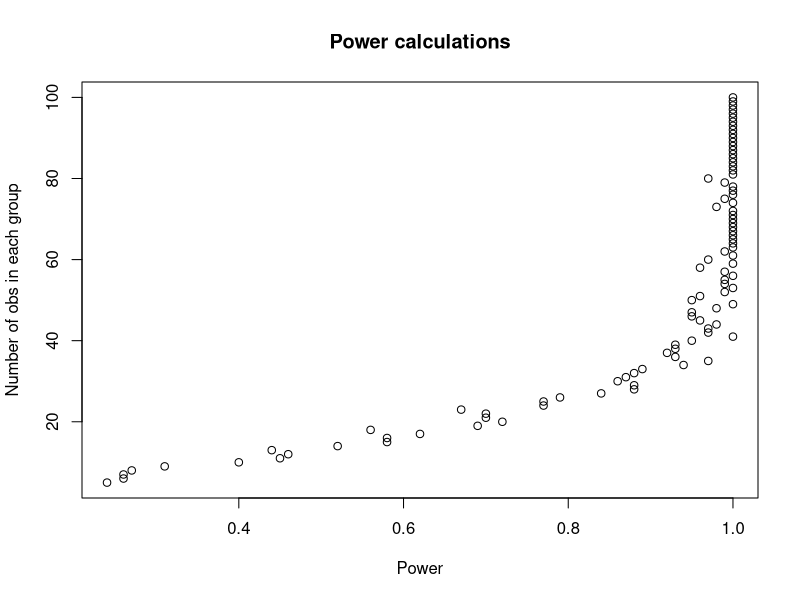

Recreate this plot in R. (Note: a time limit stopped this script after it produced the figure.)
###########################################
#### Simulation based power calculations 
###########################################


# Updated power calculation function using OLS model
set.seed(23658)

power <- function(rep, esize, N) {
  pv <- rep(NA, rep)  # Initialize p-values storage
  for (i in 1:rep) {
    # Generate the data
    mydata <- data.frame(samegroup = rep(c(TRUE, FALSE), each = N / 2))
    # Add normally distributed errors with sigma = 0.2
    mydata$given <- 4.6 + mydata$samegroup * esize + rnorm(N, mean = 0, sd = 1)
    
    # Fit the linear model
    model <- lm(given ~ samegroup, data = mydata)
    
    # Extract p-value for 'samegroup' coefficient
    p <- summary(model)$coefficients["samegroupTRUE", "Pr(>|t|)"]
    
    # Store p-value
    pv[i] <- p
  }
  # Calculate power
  power <- sum(pv < 0.05) / length(pv)
  return(power)
}

# Single calculation with a fixed N
power(rep = 100, esize = 0.8, N = 30)

# Loop over multiple N values
N <- seq(10, 200, 2)
M <- length(N)
N.power <- rep(NA, M)

for (i in 1:M) {
  N.power[i] <- power(rep = 100, esize = 0.8, N = N[i])
}

# Plot the power calculations
plot(N.power, N / 2, main = "Power calculations", ylab = "Number of obs in each group", xlab = "Power")



###############################
############# Multiple betas
###############################

# Power calculation function using OLS model
# Define the updated power function with OLS model
set.seed(23569)

power <- function(rep, esize, N) {
  pv <- rep(NA, rep)
  for (i in 1:rep) {
    mydata <- data.frame(samegroup = rep(c(TRUE, FALSE), each = N / 2))
    mydata$given <- 4.6 + mydata$samegroup * esize + rnorm(N, mean = 0, sd = 1)
    model <- lm(given ~ samegroup, data = mydata)
    p <- summary(model)$coefficients["samegroupTRUE", "Pr(>|t|)"]
    pv[i] <- p
  }
  power <- sum(pv < 0.05) / length(pv)
  return(power)
}

# Set up parameters for the simulation
N <- seq(10, 100, 2)  # Sample sizes to test
effects <- seq(0.6, 0.9, by = 0.1)  # Different effect sizes to test
M <- length(N)
K <- length(effects)

# Initialize a matrix to store power calculations for each (N, effect size) pair
ne.power <- matrix(NA, nrow = M, ncol = K)

# Calculate power for each effect size and sample size
for (i in 1:M) {
  for (j in 1:K) {
    ne.power[i, j] <- power(rep = 500, esize = effects[j], N = N[i])
  }
}

# Plot the results
par(mfrow = c(2, 2))  # Set up a 3x2 plot layout
colors <- c("red", "blue", "green", "purple", "springgreen4", "grey30")  # Define colors for each plot

for (j in 1:K) {
  plot(ne.power[, j], N / 2, col = colors[j], main = paste("Effect =", effects[j]), 
       xlim = c(0, 1), ylab = "Number of obs per group", xlab = "Power")
  abline(v = 0.8, col = "red", lty = 2)  # Add a red vertical dashed line at x = 0.8
}
